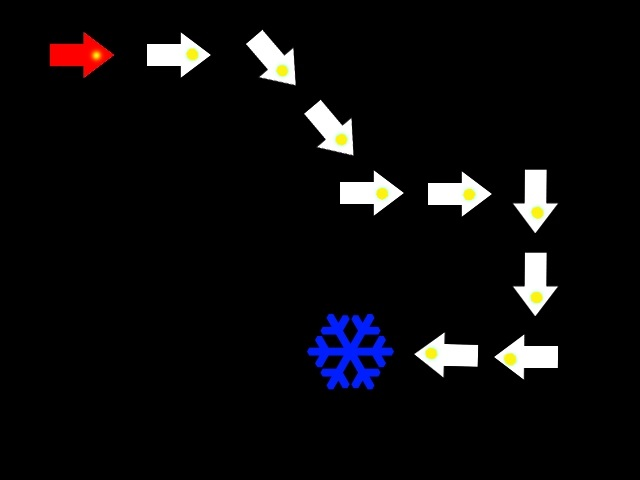
%> input picture lab4/Treasure_easy.jpg, 640 x 480 px
$ octave treasure_hunting.m   (GNU Octave 9; MATLAB toolbox functions it lacks are replaced by stand-ins)
%> lines starting %> are read from the running program, lines starting %| are printed output that depends on the picture; in (x1, y1, x2, y2) boxes, pixels count from 0 and x2, y2 are one past the last pixel; in counts of white or black regions, pixels touching at a corner belong together; the program's own positions count from 1
% Copyright (c) 2024 Leander Stephen D'Souza

% Program to implement Treasure Hunting using Arrow Detection
clear; clc; close all;

%% Treasure Hunting
treasure_hunter(imread('Treasure_easy.jpg'));
%> in treasure_hunter, `bin_img = imbinarize(rgb2gray(img), 0.1);`:
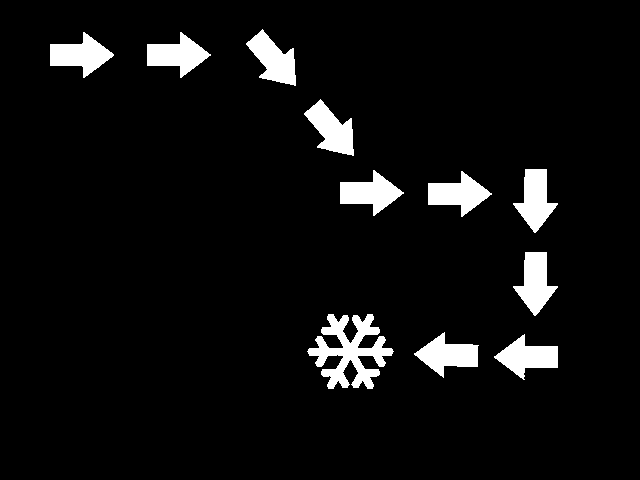
%> bin_img: size 480x640 logical; 5.8% white; 11 white regions
%> in treasure_hunter, `props = regionprops(con_com);`: props = 11 regions; largest, box (x1, y1, x2, y2), Area and Centroid: (307, 314, 394, 389) 3016 [351 352.1], (513, 169, 558, 233) 1501 [536 199.8], (513, 252, 558, 316) 1500 [536 282.8], (50, 32, 114, 78) 1495 [81 55.5], (246, 29, 296, 86) 1493 [274.2 60.2]
%> in treasure_hunter, `n_objects = numel(props);`: n_objects = 11
%> the loop in treasure_hunter, `for object_id = 1 : n_objects` made 11 passes
%> the loop in arrow_finder, `for object_id = 1 : n_objects` made 11 passes
%> (bbox, length, breadth, red, green, blue, treasure_count) on pass 5: ([307.5 314.5 87 75], 87, 75, 2, 30, 254, 1)
%> (bbox, length, breadth, red, green, blue) on passes 1, 2, 3, 4, 6, 7: ([50.5 32.5 64 46], 64, 46, 254, 0, 0), ([147.5 32.5 64 46], 64, 46, 255, 254, 253), ([246.5 29.5 50 57], 50, 57, 254, 254, 254), ([304.5 99.5 50 57], 50, 57, 255, 254, 251), ([340.5 170.5 64 46], 64, 46, 255, 254, 255), ([414.5 332.5 65 46], 65, 46, 255, 255, 253)
%> after the loop in arrow_finder, `for object_id = 1 : n_objects`: arrow_list = [1 2 3 4 6 7 8 9 10 11 0]; treasure_list = [5 0 0 0 0 0 0 0 0 0 0]
%> in arrow_finder, `arrow_list = arrow_list(1 : arrow_count);`: arrow_list = [1 2 3 4 6 7 8 9 10 11]
%> in arrow_finder, `treasure_list = treasure_list(1 : treasure_count);`: treasure_list = 5
%> in treasure_hunter, `[arrow_list, treasure_list] = arrow_finder(props, img);`: arrow_list = [1 2 3 4 6 7 8 9 10 11]; treasure_list = 5
%> in treasure_hunter, `all_boxes_list = [arrow_list, treasure_list];`: all_boxes_list = [1 2 3 4 6 7 8 9 10 11 5]
%> in treasure_hunter, `n_arrows = numel(arrow_list);`: n_arrows = 10
%> the loop in treasure_hunter, `for arrow_num = 1 : n_arrows` made 1 pass
%> (object_id, red, green, blue, start_arrow_id) on pass 1: (1, 254, 0, 0, 1)
%> in treasure_hunter, `cur_object = start_arrow_id;`: cur_object = 1
%> the loop in treasure_hunter, `for treasure_idx = 1 : numel(treasure_list)` made 1 pass
%> cur_object on pass 1: 7
%> after the loop in treasure_hunter, `for treasure_idx = 1 : numel(treasure_list)`: path = [1 2 3 4 6 8 10 11 9 7 5]
%> the loop in treasure_hunter, `for path_element = 1 : numel(path)` made 11 passes
%> (object_id, treasure_counter, treasure_found) on pass 11: (5, 1, true)
%> object_id on passes 1 to 6: 1, 2, 3, 4, 6, 8
%> after the loop in treasure_hunter, `for path_element = 1 : numel(path)`: treasure_offset = 0
treasure_hunter(imread('Treasure_medium.jpg'));
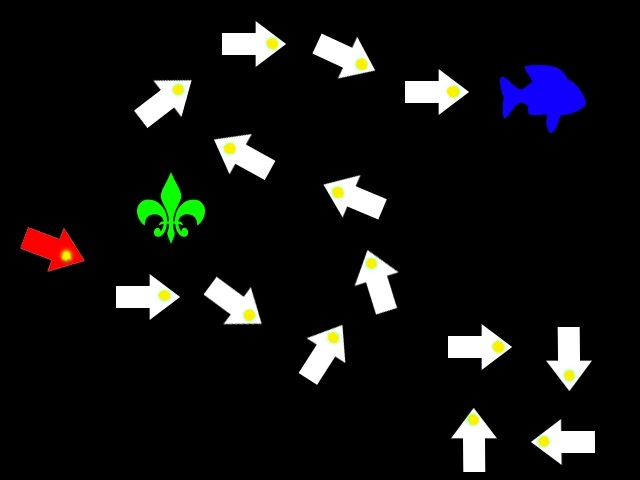
%> input picture lab4/Treasure_medium.jpg, 640 x 480 px
%> in treasure_hunter (call 2), `bin_img = imbinarize(rgb2gray(img), 0.1);`: bin_img: size 480x640 logical; 9.1% white; 17 white regions
%> in treasure_hunter (call 2), `imshow(label2rgb(con_com));`:
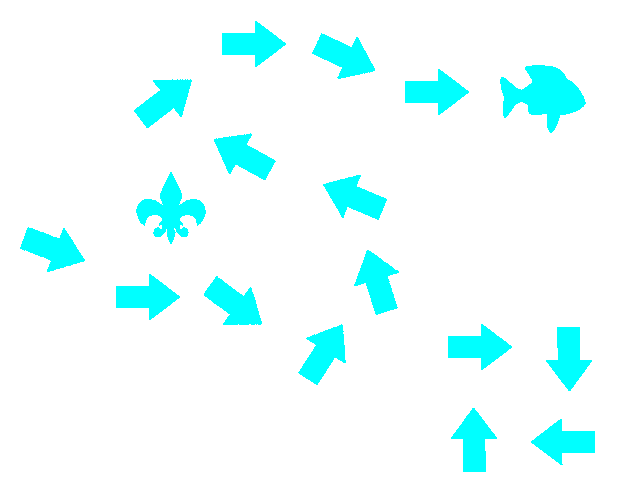
%> displayed picture: size 480x640x3, on the screen's scale of 0 to 255; mean R, G, B 231.8, 255, 255
%> in treasure_hunter (call 2), `props = regionprops(con_com);`: props = 17 regions; largest, box (x1, y1, x2, y2), Area and Centroid: (500, 65, 586, 133) 3052 [544.8 95.3], (136, 172, 206, 244) 2084 [171.5 211], (20, 227, 85, 272) 1575 [53 249.1], (204, 276, 262, 325) 1563 [234.7 304.1], (354, 250, 399, 315) 1549 [378.2 283]
%> in treasure_hunter (call 2), `n_objects = numel(props);`: n_objects = 17
%> the loop in treasure_hunter (call 2), `for object_id = 1 : n_objects` made 17 passes
%> the loop in arrow_finder (call 2), `for object_id = 1 : n_objects` made 17 passes
%> (bbox, length, breadth, red, green, blue, treasure_count) on pass 15: ([500.5 65.5 86 68], 86, 68, 17, 0, 254, 1)
%> (bbox, length, breadth, red, green, blue) on passes 1 to 6: ([20.5 227.5 65 45], 65, 45, 254, 0, 0), ([116.5 274.5 64 46], 64, 46, 254, 255, 255), ([134.5 79.5 58 49], 58, 49, 255, 255, 255), ([136.5 172.5 70 72], 70, 72, 11, 254, 4), ([204.5 276.5 58 49], 58, 49, 255, 255, 255), ([214.5 133.5 62 47], 62, 47, 255, 255, 255)
%> in treasure_hunter (call 2), `[arrow_list, treasure_list] = arrow_finder(props, img);`: arrow_list = [1 2 3 5 6 7 8 9 10 11 12 13 14 16 17]; treasure_list = 15
%> in treasure_hunter (call 2), `all_boxes_list = [arrow_list, treasure_list];`: all_boxes_list = [1 2 3 5 6 7 8 9 10 11 12 13 14 16 17 15]
%> in treasure_hunter (call 2), `n_arrows = numel(arrow_list);`: n_arrows = 15
%> the loop in treasure_hunter (call 2), `for arrow_num = 1 : n_arrows` made 1 pass
%> in treasure_hunter (call 2), `cur_object = start_arrow_id;`: cur_object = 1
%> the loop in treasure_hunter (call 2), `for treasure_idx = 1 : numel(treasure_list)` made 1 pass
%> cur_object on pass 1: 12
%> after the loop in treasure_hunter (call 2), `for treasure_idx = 1 : numel(treasure_list)`: path = [1 2 5 8 11 10 6 3 7 9 12 15]
%> the loop in treasure_hunter (call 2), `for path_element = 1 : numel(path)` made 12 passes
%> (object_id, treasure_counter, treasure_found) on pass 12: (15, 1, true)
%> object_id on passes 1 to 6: 1, 2, 5, 8, 11, 10
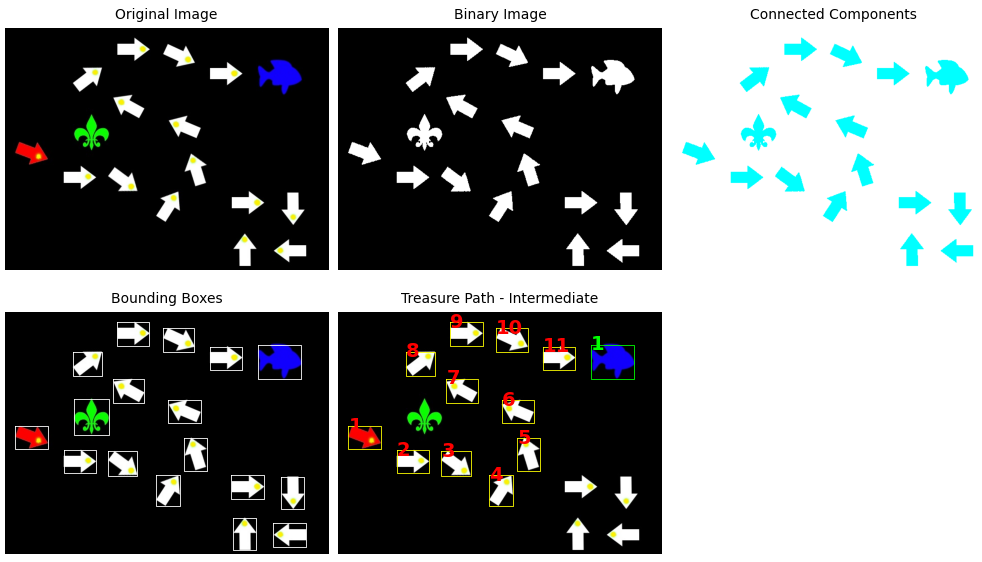
%> figure redrawn from the program's plot data, 5 panels
treasure_hunter(imread('Treasure_hard.jpg'));
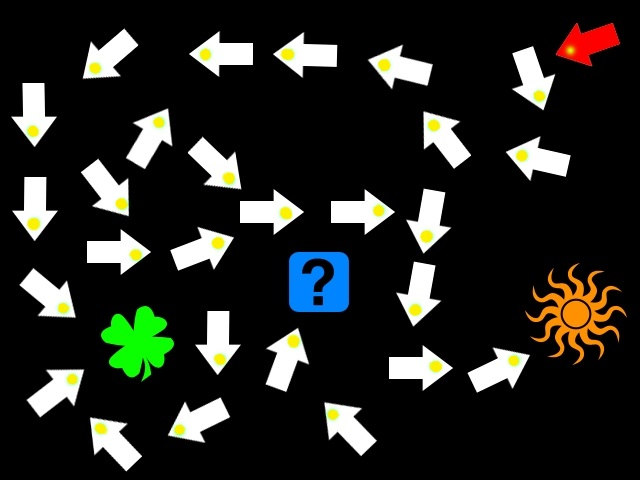
%> input picture lab4/Treasure_hard.jpg, 640 x 480 px
%> in treasure_hunter (call 3), `bin_img = imbinarize(rgb2gray(img), 0.1);`: bin_img: size 480x640 logical; 17.2% white; 31 white regions
%> in treasure_hunter (call 3), `imshow(label2rgb(con_com));`:
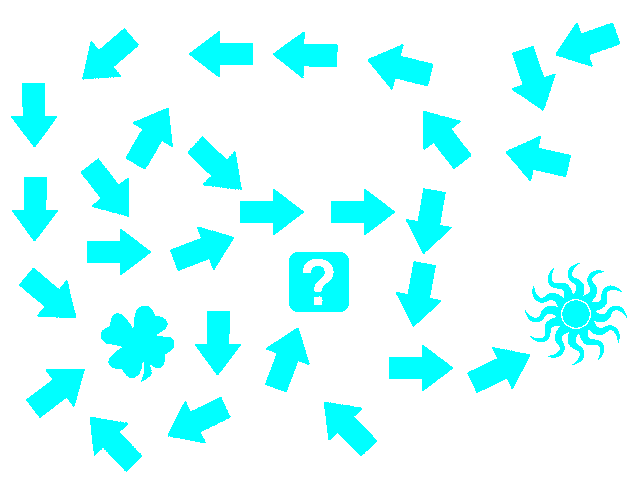
%> displayed picture: size 480x640x3, on the screen's scale of 0 to 255; mean R, G, B 211.1, 255, 255
%> in treasure_hunter (call 3), `props = regionprops(con_com);`: props = 31 regions; largest, box (x1, y1, x2, y2), Area and Centroid: (525, 263, 627, 365) 3707 [576.5 314.5], (101, 306, 174, 382) 3323 [138.6 343.1], (289, 252, 349, 312) 3014 [319.4 283.5], (368, 44, 433, 90) 1563 [401.5 68.4], (26, 369, 85, 418) 1562 [57.6 390.9]
%> in treasure_hunter (call 3), `n_objects = numel(props);`: n_objects = 31
%> the loop in treasure_hunter (call 3), `for object_id = 1 : n_objects` made 31 passes
%> in treasure_hunter (call 3), `[arrow_list, treasure_list] = arrow_finder(props, img);`: arrow_list = 28 values from 1 to 31; treasure_list = [9 30]
%> in treasure_hunter (call 3), `all_boxes_list = [arrow_list, treasure_list];`: all_boxes_list = 30 values, max 31 at index 28, min 1 at index 1, mean 15.9
%> in treasure_hunter (call 3), `n_arrows = numel(arrow_list);`: n_arrows = 28
%> the loop in treasure_hunter (call 3), `for arrow_num = 1 : n_arrows` made 28 passes
%> (object_id, red, green, blue) on passes 1 to 12: (1, 255, 255, 251), (2, 255, 255, 255), (3, 255, 255, 250), (4, 255, 255, 255), (5, 255, 255, 255), (6, 255, 255, 255), (7, 255, 255, 255), (8, 255, 255, 255), (10, 255, 255, 255), (11, 255, 255, 255), (12, 255, 255, 255), (13, 255, 255, 255)
%> (object_id, centroid_colour) on pass 26: (28, [255 255 255])
%> the loop in treasure_hunter (call 3), `for treasure_idx = 1 : numel(treasure_list)` made 1 pass
%> the loop in treasure_hunter (call 3), `for path_element = 1 : numel(path)` made 12 passes
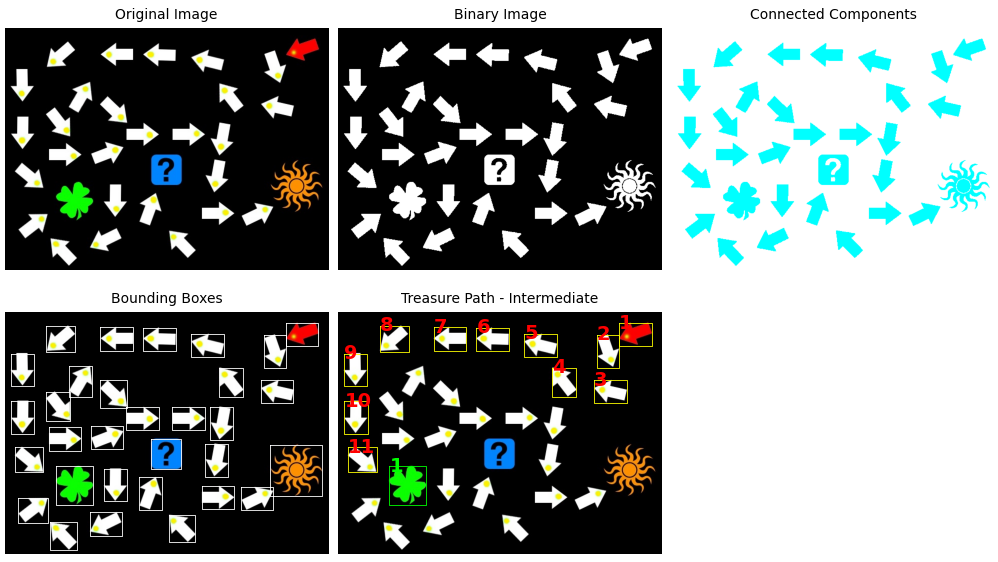
%> figure redrawn from the program's plot data, 5 panels


% Function to implement Treasure Hunting
function treasure_hunter(img)
    figure;

    % Show image
    subplot(2, 3, 1);
    imshow(img);
    title('Original Image');

    % Binarisation
    bin_img = imbinarize(rgb2gray(img), 0.1);
    subplot(2, 3, 2);
    imshow(bin_img);
    title('Binary Image');


    % Extracting connected components
    con_com = logical(bwlabel(bin_img));
    subplot(2, 3, 3);
    imshow(label2rgb(con_com));
    title('Connected Components');

    % Computing objects properties
    props = regionprops(con_com);

    % Drawing bounding boxes
    n_objects = numel(props);
    subplot(2, 3, 4);
    imshow(img);
    hold on;
    for object_id = 1 : n_objects
        rectangle('Position', props(object_id).BoundingBox, 'EdgeColor', 'w');
    end
    hold off;
    title('Bounding Boxes');


    % Finding arrows
    [arrow_list, treasure_list] = arrow_finder(props, img);
    all_boxes_list = [arrow_list, treasure_list];

    % Finding red arrow (start point)
    n_arrows = numel(arrow_list);
    start_arrow_id = 0;
    % check each arrow until find the red one
    for arrow_num = 1 : n_arrows
        object_id = arrow_list(arrow_num);    % determine the arrow id

        % extract colour of the centroid point of the current arrow
        centroid_colour = img(round(props(object_id).Centroid(2)), round(props(object_id).Centroid(1)), :);

        red = centroid_colour(:, :, 1);
        green = centroid_colour(:, :, 2);
        blue = centroid_colour(:, :, 3);

        if red > 240 && green < 10 && blue < 10
        % the centroid point is red, memorise its id and break the loop
            start_arrow_id = object_id;
            break;
        end
    end

    % Hunting
    cur_object = start_arrow_id; % start from the red arrow
    path = cur_object; % memorise the path

    for treasure_idx = 1 : numel(treasure_list)
        % while the current object is an arrow, continue to search
        while ismember(cur_object, arrow_list)
            % find the next closest arrow
            prev_object = cur_object;
            cur_object = next_object_finder(cur_object, props, all_boxes_list, img, path);
            path(end + 1) = cur_object;
        end
        % Found treasure
        cur_object = prev_object;
        break;
    end

    % helper variable for drawing the treasure
    treasure_counter = 0;
    treasure_found = false;
    treasure_offset = 0;

    % visualisation of the path
    subplot(2, 3, 5);
    imshow(img);
    hold on;

    for path_element = 1 : numel(path)
        object_id = path(path_element); % determine the object id

        % reset for treasure
        if ismember(object_id, treasure_list)
            treasure_counter = treasure_counter + 1;
            treasure_found = true;
            rectangle('Position', props(object_id).BoundingBox, 'EdgeColor', 'g');
            str = num2str(treasure_counter);
            text(props(object_id).BoundingBox(1), props(object_id).BoundingBox(2), str, 'Color', 'g', 'FontWeight', 'bold', 'FontSize', 14);
            continue;
        end

        if treasure_found
            treasure_found = false;
            treasure_offset = 1;
            continue;
        end

        rectangle('Position', props(object_id).BoundingBox, 'EdgeColor', 'y');
        str = num2str(path_element - treasure_counter - treasure_offset);
        text(props(object_id).BoundingBox(1), props(object_id).BoundingBox(2), str, 'Color', 'r', 'FontWeight', 'bold', 'FontSize', 14);
    end

    hold off;
    title('Treasure Path - Intermediate');
end

% Function to find the arrow objects
function [arrow_list, treasure_list] = arrow_finder(props, img)
    n_objects = numel(props);
    arrow_list = zeros(1, n_objects);
    treasure_list = zeros(1, n_objects);
    min_length = 5;
    treasure_min_area = 3014;
    arrow_count = 0;
    treasure_count = 0;

    % iterate over all objects
    for object_id = 1 : n_objects
        % extract the bounding box of the current object
        bbox = props(object_id).BoundingBox;

        % extract the length and breadth of the bounding box
        length = bbox(3);
        breadth = bbox(4);

        % check if the object is of sufficient size
        if breadth > min_length && length > min_length
            % extract the centroid of the current object, if the colour of the centroid is white, then it is an arrow
            centroid_colour = img(round(props(object_id).Centroid(2)), round(props(object_id).Centroid(1)), :);

            red = centroid_colour(:, :, 1);
            green = centroid_colour(:, :, 2);
            blue = centroid_colour(:, :, 3);

            % Use the fact that the arrow is red or white
            if (red > 240 && green > 240 && blue > 240) || (red > 240 && green < 10 && blue < 10)
                arrow_count = arrow_count + 1;
                arrow_list(arrow_count) = object_id;
            elseif props(object_id).Area > treasure_min_area
                treasure_count = treasure_count + 1;
                treasure_list(treasure_count) = object_id;
            end
        end
    end
    % remove unnecessary zeros
    arrow_list = arrow_list(1 : arrow_count);
    treasure_list = treasure_list(1 : treasure_count);
end

% Function to find the next object in the path
% [40 lines left out: function next_object_finder, not called in this run]

% Function to extract yellow centroid from a bounding box
% [49 lines left out: function get_yellow_centroid, not called in this run]
